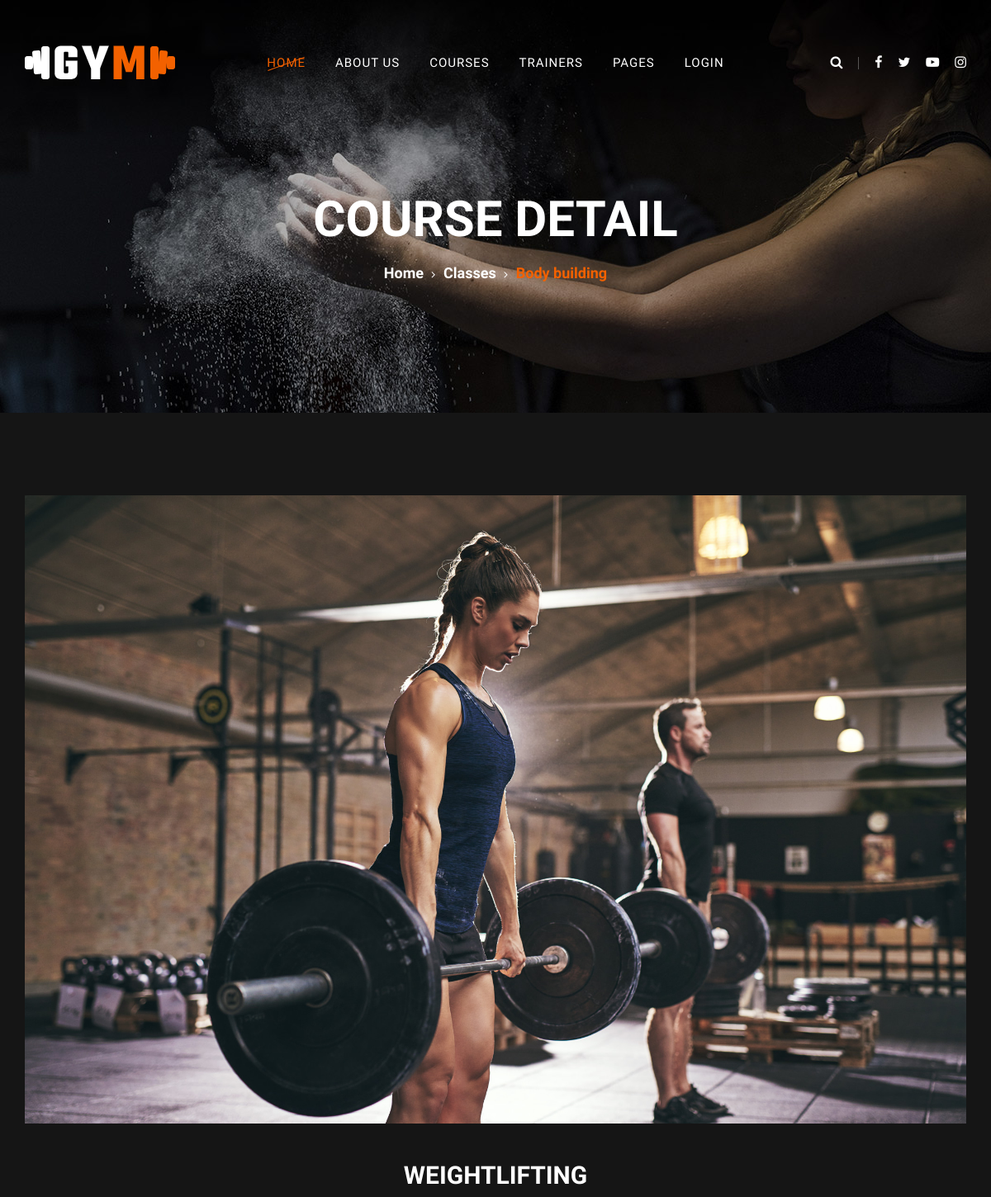
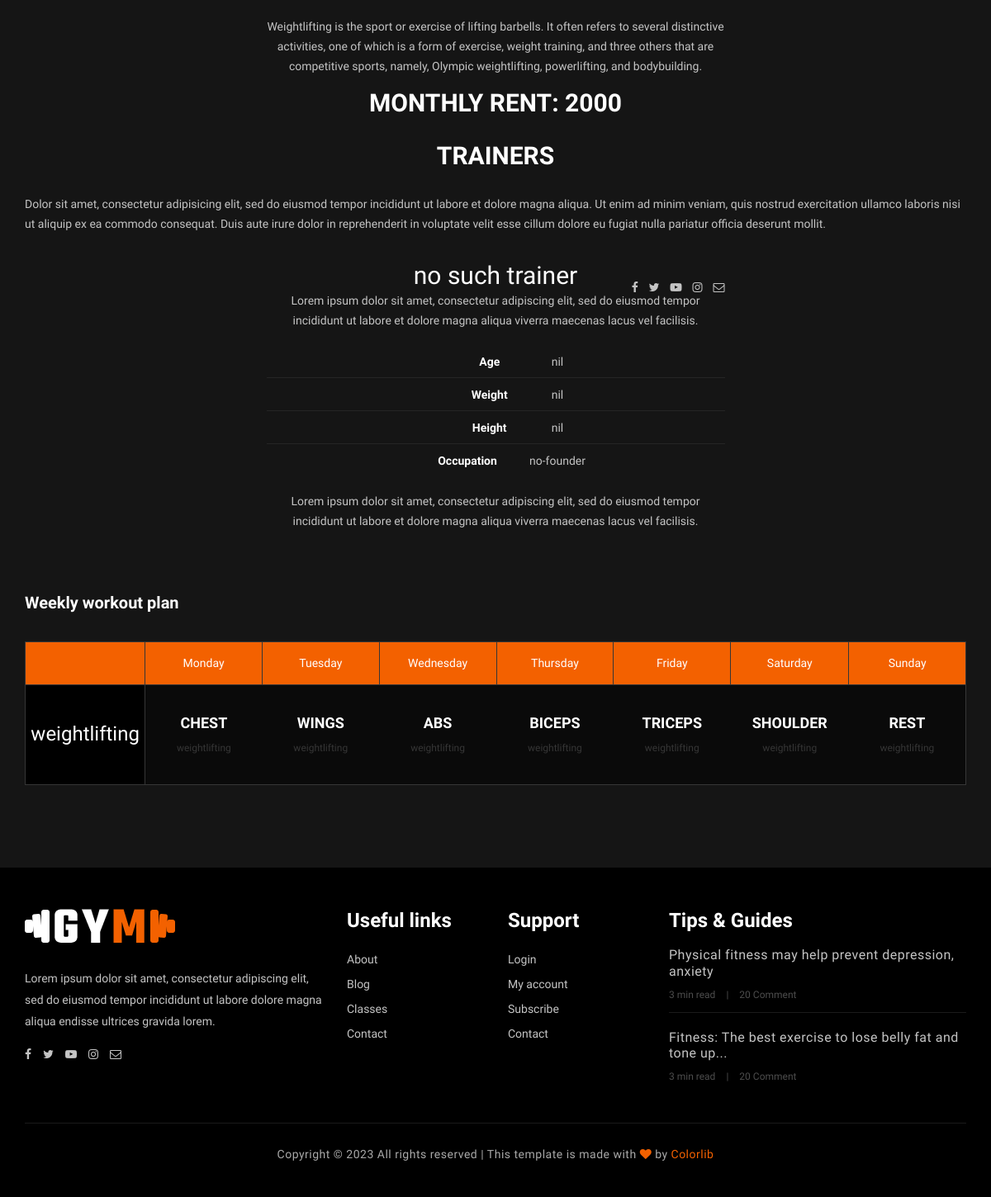
Page /course/course_details/2/ on the committed database (2 pictures, top to bottom).
### course/models.py (models this page shows, shortened)
class Course(models.Model):
    course_name = models.CharField(max_length=100, unique=True)
    slug = models.SlugField(max_length=100, unique=True)
    price = models.IntegerField()
    image = models.ImageField(upload_to='course')
    description = models.TextField(max_length=500, blank=True)
    is_available = models.BooleanField(default=True)
    duration = models.DateField(null=True)

### home/models.py (models this page shows, shortened)
class WorkoutPlan(models.Model):
    name = models.CharField(max_length=100)
    description = models.TextField()
    exercises = models.ManyToManyField(Exercise, through='WorkoutPlanExercise')

### course/views.py (the view)
# urls.py: path('course_details/<int:id>/',views.course_details,name='course_details'),
def course_details(request, id):
    try:
        single_course = Course.objects.get(pk=id)
        trainer =Trainer.objects.filter(specialized_course=single_course)
        workout_plan= WorkoutPlan.objects.all()
    except ObjectDoesNotExist:
        return redirect('course')
    context = {
        'single_course': single_course,
        'trainer': trainer,
        'workout_plan':workout_plan
    }
    return render(request, 'course_details.html', context)

### templates/course_details.html (shortened to what this page needs)
{% extends 'base.html' %}
{% load static %}
{% block content %}
<section class="breadcrumb-section set-bg" data-setbg="{%static 'img/breadcrumb-bg.jpg'%}">
    <div class="container">
        <div class="row">
            <div class="col-lg-12 text-center">
                <div class="breadcrumb-text">
                    <h2>Course detail</h2>
                    <div class="bt-option">
                        <a href="./index.html">Home</a>
                        <a href="">Classes</a>
                        <span>Body building</span>
                    </div>
                </div>
            </div>
        </div>
    </div>
</section>
<section class="class-details-section spad">
    <div class="container">
        <div class="row">
            <div class="col-lg-12">
                <div class="class-details-text">
                    <div class="cd-pic">
                        <img src="{{single_course.image.url}}" alt="">
                    </div>
                    <div class="cd-text">
                        <div class="row justify-content-center">
                            <div class="col-lg-6">
                                <div class="cd-single-item text-center">
                                    <h3>{{ single_course.course_name }}</h3>
                                    <p>{{ single_course.description }}</p>
                                    <h3>Monthly Rent: {{ single_course.price }}</h3>
                                    <h3 >TRAINERS</h3>
                                </div>
                            </div>
                        </div>
                        <div class="cd-single-item">
                            <p>Dolor sit amet, consectetur adipisicing elit, sed do eiusmod tempor incididunt ut
                                labore et dolore magna aliqua. Ut enim ad minim veniam, quis nostrud exercitation
                                ullamco laboris nisi ut aliquip ex ea commodo consequat. Duis aute irure dolor in
                                reprehenderit in voluptate velit esse cillum dolore eu fugiat nulla pariatur officia
                                deserunt mollit.</p>
                        </div>
                    </div>
                    <div class="cd-trainer">
                        {% if trainer %}
                        {% for i in trainer %}
                        <div class="row">
                            <div class="col-md-6">
                                <div class="cd-trainer-pic">
                                    <img src="{{ i.profile_pictures.url }}" alt="">
                                </div>
                            </div>
                            <div class="col-md-6">
                                <div class="cd-trainer-text">
                                    <div class="trainer-title">
                                        <h4>{{ i.username }}</h4>
                                        <span>Gym Trainer</span>
                                    </div>
                                    <div class="trainer-social">
                                        <a href="#"><i class="fa fa-facebook"></i></a>
                                        <a href="#"><i class="fa fa-twitter"></i></a>
                                        <a href="#"><i class="fa fa-youtube-play"></i></a>
                                        <a href="#"><i class="fa fa-instagram"></i></a>
                                        <a href="#"><i class="fa  fa-envelope-o"></i></a>
                                    </div>
                                    <p>Lorem ipsum dolor sit amet, consectetur adipiscing elit, sed do eiusmod
                                        tempor incididunt ut labore et dolore magna aliqua viverra maecenas lacus
                                        vel facilisis.</p>
                                    <ul class="trainer-info">
                                        <li><span>Age</span>{{ i.age }}</li>
                                        <li><span>Weight</span>148lbs</li>
                                        <li><span>Height</span>10' 2``</li>
                                        <li><span>Occupation</span>no-founder</li>
                                    </ul>
                                    <p>Lorem ipsum dolor sit amet, consectetur adipiscing elit, sed do eiusmod
                                        tempor incididunt ut labore et dolore magna aliqua viverra maecenas lacus
                                        vel facilisis. </p>
                                </div>
                                <div> <a href="{{ i.get_url}}">
                                <a href="{% url 'enrollment' i.id %}" class="btn btn-primary btn-lg" style="background-color: orange;">Enroll Now</a></a>
                                </div>
                            </div>
                            {% endfor %}
                            {% else %}
                            <div class="row justify-content-center">
                                <div class="col-md-6">
                                    <div class="cd-trainer-text text-center">
                                        <h3 class="text-white">no such trainer</h3>
                                        <div class="trainer-social">
                                            <a href="#"><i class="fa fa-facebook"></i></a>
                                            <a href="#"><i class="fa fa-twitter"></i></a>
                                            <a href="#"><i class="fa fa-youtube-play"></i></a>
                                            <a href="#"><i class="fa fa-instagram"></i></a>
                                            <a href="#"><i class="fa  fa-envelope-o"></i></a>
                                        </div>
                                        <p>Lorem ipsum dolor sit amet, consectetur adipiscing elit, sed do eiusmod
                                            tempor incididunt ut labore et dolore magna aliqua viverra maecenas lacus
                                            vel facilisis.</p>
                                        <ul class="trainer-info">
                                            <li><span>Age</span>nil</li>
                                            <li><span>Weight</span>nil</li>
                                            <li><span>Height</span>nil</li>
                                            <li><span>Occupation</span>no-founder</li>
                                        </ul>
                                        <p>Lorem ipsum dolor sit amet, consectetur adipiscing elit, sed do eiusmod
                                            tempor incididunt ut labore et dolore magna aliqua viverra maecenas lacus
                                            vel facilisis. </p>
                                    </div>
                                </div>
                            </div>
                            {% endif %}
                        </div>
                    </div>
                </div>
            </div>
        </div>
</section>
<section class="class-timetable-section class-details-timetable spad">
    <div class="container">
        <div class="row">
            <div class="col-lg-12">
                <div class="class-details-timetable_title">
                    <h5>Weekly workout plan</h5>
                </div>
            </div>
        </div>
        <div class="row">
            <div class="col-lg-12">
                <div class="class-timetable details-timetable">
                    <table>
                        <thead>
                                <th></th>
                                <th>Monday</th>
                                <th>Tuesday</th>
                                <th>Wednesday</th>
                                <th>Thursday</th>
                                <th>Friday</th>
                                <th>Saturday</th>
                                <th>Sunday</th>
                        </thead>
                        <tbody>
                                <td  class="class-time"><h4 class="text-white">{{ single_course.course_name }}</h4></td>
                                {% for i in workout_plan %}
                                <td class="dark-bg hover-dp ts-meta" data-tsmeta="workout">
                                    <a href="{% url 'workout_plan_detail' i.id %}" class="text-white">
                                        <h5 class="text-white">{{ i.name }}</h5>
                                        <span>{{ single_course.course_name }}</span>
                                    </a>
                                </td>
                            {% endfor %}
                        </tbody>
                    </table>
                </div>
            </div>
        </div>
    </div>
</section>
{% endblock %}

### templates/base.html (shortened to what this page needs)
{% load static %}
<!DOCTYPE html>
<html lang="zxx">
<head>
    <link rel="stylesheet" href="{% static 'css/bootstrap.min.css'%}" type="text/css">
    <link rel="stylesheet" href="{% static 'css/font-awesome.min.css'%}" type="text/css">
    <link rel="stylesheet" href="{% static 'css/flaticon.css'%}" type="text/css">
    <link rel="stylesheet" href="{% static 'css/owl.carousel.min.css'%}" type="text/css">
    <link rel="stylesheet" href="{% static 'css/barfiller.css'%}" type="text/css">
    <link rel="stylesheet" href="{% static 'css/magnific-popup.css'%}" type="text/css">
    <link rel="stylesheet" href="{% static 'css/slicknav.min.css'%}" type="text/css">
    <link rel="stylesheet" href="{% static 'css/style.css'%}" type="text/css">
</head>
<body>
    <header class="header-section">
        <div class="container-fluid">
            <div class="row">
                <div class="col-lg-3">
                    <div class="logo">
                        <a href="{% url 'home'%}">
                            <img src="{%static 'img/logo.png'%}" alt="">
                        </a>
                    </div>
                </div>
                <div class="col-lg-6">
                    <nav class="nav-menu">
                        <ul>
                            <li class="active"><a href="{% url 'home'%}">Home</a></li>
                            <li><a href="{% url 'about_us'%}">About Us</a></li>
                            <li><a href="{% url 'course'%}">Courses</a></li>
                            <li><a href="{% url 'trainer'%}">Trainers</a></li>
                            <li><a href="#">Pages</a>
                            </li>
                            {% if user.is_authenticated %}
                            <li><a href="{% url 'user_profile' %}">My Profile</a></li>
                            {% else %}
                            <li>
                                <a href="{% url 'user_login' %}">Login</a>
                            </li>
                            {% endif %}
                        </ul>
                    </nav>
                </div>
                <div class="col-lg-3">
                    <div class="top-option">
                        <div class="to-search search-switch">
                            <i class="fa fa-search"></i>
                        </div>
                        <div class="to-social">
                            <a href="#"><i class="fa fa-facebook"></i></a>
                            <a href="#"><i class="fa fa-twitter"></i></a>
                            <a href="#"><i class="fa fa-youtube-play"></i></a>
                            <a href="#"><i class="fa fa-instagram"></i></a>
                        </div>
                    </div>
                </div>
            </div>
        </div>
    </header>
    {%block content%}
    {%endblock%}
    <section class="footer-section">
        <div class="container">
            <div class="row">
                <div class="col-lg-4">
                    <div class="fs-about">
                        <div class="fa-logo">
                            <a href="#"><img src="{%static 'img/logo.png'%}" alt=""></a>
                        </div>
                        <p>Lorem ipsum dolor sit amet, consectetur adipiscing elit, sed do eiusmod tempor incididunt ut
                            labore dolore magna aliqua endisse ultrices gravida lorem.</p>
                        <div class="fa-social">
                            <a href="#"><i class="fa fa-facebook"></i></a>
                            <a href="#"><i class="fa fa-twitter"></i></a>
                            <a href="#"><i class="fa fa-youtube-play"></i></a>
                            <a href="#"><i class="fa fa-instagram"></i></a>
                            <a href="#"><i class="fa  fa-envelope-o"></i></a>
                        </div>
                    </div>
                </div>
                <div class="col-lg-2 col-md-3 col-sm-6">
                    <div class="fs-widget">
                        <h4>Useful links</h4>
                        <ul>
                            <li><a href="#">About</a></li>
                            <li><a href="#">Blog</a></li>
                            <li><a href="#">Classes</a></li>
                            <li><a href="#">Contact</a></li>
                        </ul>
                    </div>
                </div>
                <div class="col-lg-2 col-md-3 col-sm-6">
                    <div class="fs-widget">
                        <h4>Support</h4>
                        <ul>
                            <li><a href="#">Login</a></li>
                            <li><a href="#">My account</a></li>
                            <li><a href="#">Subscribe</a></li>
                            <li><a href="#">Contact</a></li>
                        </ul>
                    </div>
                </div>
                <div class="col-lg-4 col-md-6">
                    <div class="fs-widget">
                        <h4>Tips & Guides</h4>
                        <div class="fw-recent">
                            <h6><a href="#">Physical fitness may help prevent depression, anxiety</a></h6>
                            <ul>
                                <li>3 min read</li>
                                <li>20 Comment</li>
                            </ul>
                        </div>
                        <div class="fw-recent">
                            <h6><a href="#">Fitness: The best exercise to lose belly fat and tone up...</a></h6>
                            <ul>
                                <li>3 min read</li>
                                <li>20 Comment</li>
                            </ul>
                        </div>
                    </div>
                </div>
            </div>
            <div class="row">
                <div class="col-lg-12 text-center">
                    <div class="copyright-text">
                        <p>
                            Copyright &copy;
                            <script>document.write(new Date().getFullYear());</script> All rights reserved | This
                            template is made with <i class="fa fa-heart" aria-hidden="true"></i> by <a
                                href="https://colorlib.com" target="_blank">Colorlib</a>
                        </p>
                    </div>
                </div>
            </div>
        </div>
    </section>
</body>
</html>

### static/css/barfiller.css (style rules this page uses)
body { font-family: Arial; }

### rows in the picture
Course: image (picture), course_name "WEIGHTLIFTING", description "Weightlifting is the sport or exercise of lifting barbells. It often refers to several distinctive activities, one of which is a form of exercise, weight training, and three others that are competitive sports, namely, Olympic weightlifting, powerlifting, and bodybuilding.", price "2000", course_name "weightlifting"
WorkoutPlan: name "CHEST"
WorkoutPlan: name "WINGS"
WorkoutPlan: name "ABS"
WorkoutPlan: name "BICEPS"
WorkoutPlan: name "TRICEPS"
WorkoutPlan: name "SHOULDER"
WorkoutPlan: name "REST"
